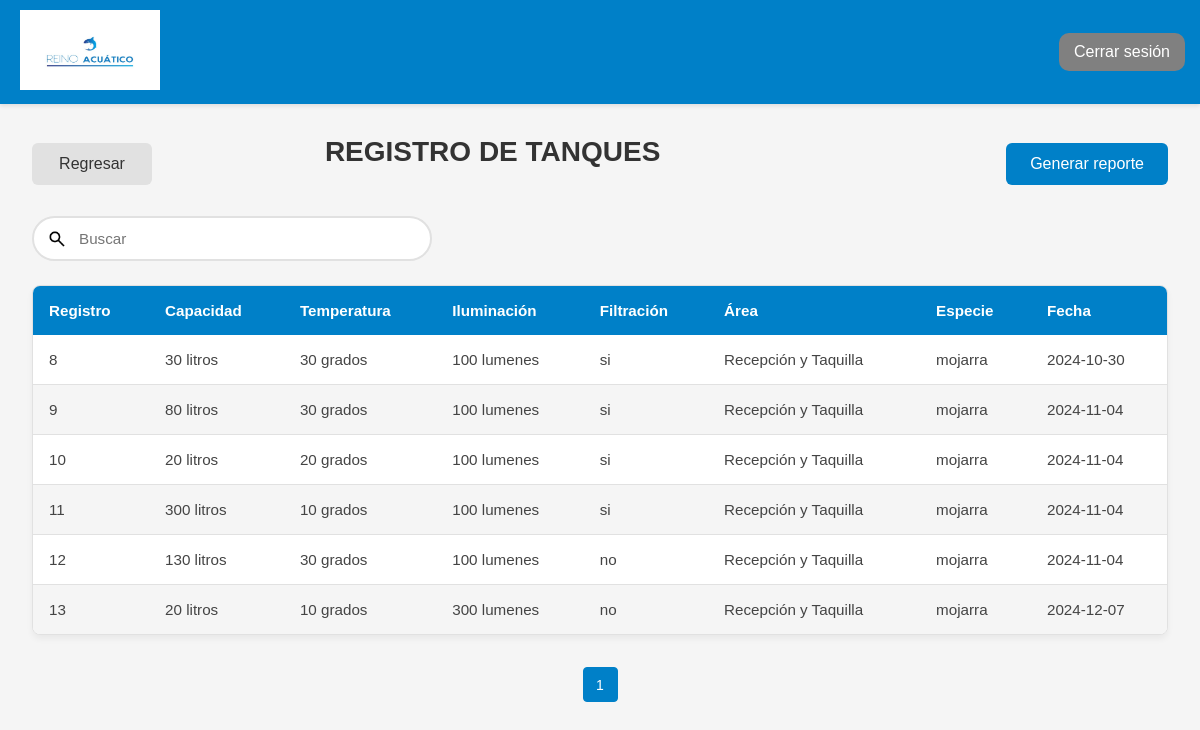
The app's page /views/tabla_tanques.php (signed in) with its own data.
### tables this page shows
CREATE TABLE `tanque` (
  `pk_tanque` smallint(6) NOT NULL,
  `capacidad` text NOT NULL,
  `temperatura` text NOT NULL,
  `iluminacion` text NOT NULL,
  `filtracion` text NOT NULL,
  `fk_area` smallint(6) NOT NULL,
  `fk_especie` smallint(6) NOT NULL,
  `fecha` date NOT NULL
);

CREATE TABLE `area` (
  `pk_area` smallint(6) NOT NULL,
  `nombre` varchar(45) NOT NULL,
  `zona` varchar(100) NOT NULL,
  `lugar` varchar(150) NOT NULL,
  `piso` smallint(6) NOT NULL
);

CREATE TABLE `especie` (
  `pk_especie` smallint(6) NOT NULL,
  `nombre` varchar(50) NOT NULL,
  `descripcion` text DEFAULT NULL,
  `habitad` text NOT NULL,
  `temperatura` varchar(30) NOT NULL,
  `cuidados` text NOT NULL,
  `img_especie` text DEFAULT NULL,
  `fk_tipo_especie` smallint(6) NOT NULL,
  `fk_alimento` smallint(11) NOT NULL
);

### Class/clase_conexion.php (called while the page is built, shortened)
<?php
class Conexion {
    public static function conectar() {
        $servidor = "localhost";
        $usuario = "root";
        $contraseña = "";
        $nom_base_datos = "ges_acuario5";
        $conectar = new mysqli($servidor, $usuario, $contraseña, $nom_base_datos);
        return $conectar;
    }
}
?>

### views/tabla_tanques.php (the view, shortened to what this page needs)
<?php
include '../functions/tanque.php';
$tanque = new Tanque();
$pagina = isset($_GET['pagina']) ? (int)$_GET['pagina'] : 1;
$porPagina = 30;
if (isset($_GET['busqueda']) && !empty($_GET['busqueda'])) {
    $busqueda = $_GET['busqueda'];
    $resultado = $tanque->buscar_tanques($busqueda, $pagina, $porPagina);
} else {
    $resultado = $tanque->obtener_tanques_paginado($pagina, $porPagina);
}
?>
<!DOCTYPE html>
<html lang="es">
<head>
    <link rel="stylesheet" href="../Styles/tabla.css">
</head>
<body>
    <?php include("layout/header.php") ?>
    <div class="contenido">
        <div class="tabla">
            <div class="controles">
                <a onclick="window.location.href='panel.php'" class="btn">Regresar</a>
                <h2>REGISTRO DE TANQUES </h2><br>
                <div>
                    <a href="../fpdf/reporte_tanques.php" target="_blank" class="generar-reporte">Generar reporte</a>
                </div>
            </div>
            <form method="get" action="" class="buscador">
                <div class="search-content">
                    <input type="text" name="busqueda" id="busqueda"
                           value="<?php echo isset($_GET['busqueda']) ? htmlspecialchars($_GET['busqueda']) : ''; ?>"
                           placeholder="Buscar" class="input" onkeyup="buscarTanque()">
                </div>
            </form>
            <table>
                <thead>
                    <tr>
                        <th>Registro</th>
                        <th>Capacidad</th>
                        <th>Temperatura</th>
                        <th>Iluminación</th>
                        <th>Filtración</th>
                        <th>Área</th>
                        <th>Especie</th>
                        <th>Fecha</th>
                    </tr>
                </thead>
                <tbody id="tabla-resultados">
                    <?php if (!empty($resultado['datos'])): ?>
                        <?php foreach ($resultado['datos'] as $tanque): ?>
                            <tr>
                                <td><?php echo htmlspecialchars($tanque['pk_tanque']); ?></td>
                                <td><?php echo htmlspecialchars($tanque['capacidad']); ?></td>
                                <td><?php echo htmlspecialchars($tanque['temperatura']); ?></td>
                                <td><?php echo htmlspecialchars($tanque['iluminacion']); ?></td>
                                <td><?php echo htmlspecialchars($tanque['filtracion']); ?></td>
                                <td><?php echo htmlspecialchars($tanque['nombre_area']); ?></td>
                                <td><?php echo htmlspecialchars($tanque['nombre_especie']); ?></td>
                                <td><?php echo htmlspecialchars($tanque['fecha']); ?></td>
                            </tr>
                        <?php endforeach; ?>
                    <?php else: ?>
                        <tr>
                            <td colspan="8" style="text-align: center;">No hay tanques registrados.</td>
                        </tr>
                    <?php endif; ?>
                </tbody>
            </table>
            <?php
            $busqueda = isset($_GET['busqueda']) ? $_GET['busqueda'] : '';
            echo generarPaginacionTanques($resultado['totalPaginas'], $resultado['paginaActual'], $busqueda);
            ?>
        </div>
    </div>
</body>
</html>

### Styles/tabla.css (style rules this page uses)
* { margin: 0; padding: 0; box-sizing: border-box; font-family: 'Segoe UI', Tahoma, Geneva, Verdana, sans-serif; }
body { background-color: #f5f5f5; min-height: 100vh; }
.contenido { display: flex; min-height: calc(100vh - 100px); }
.tabla { flex: 1; padding: 2rem; margin: 0; width: auto; }
.tabla h2 { color: #333; margin-bottom: 1.5rem; font-size: 1.75rem; }
.controles { display: flex; justify-content: space-between; align-items: center; margin-bottom: 1.5rem; }
.generar-reporte { background-color: #0080c8; color: white; padding: 0.75rem 1.5rem; border-radius: 6px; text-decoration: none; transition: all 0.3s ease; display: inline-flex; align-items: center; gap: 0.5rem; }
.buscador { margin-bottom: 1.5rem; }
.search-content { position: relative; width: 100%; }
.input { width: 100%; max-width: 400px; padding: 12px 20px 12px 45px; border: 2px solid #e1e1e1; border-radius: 100px; font-size: 0.95rem; transition: all 0.3s ease; background-color: white; }
table { width: 100%; background-color: white; border-radius: 8px; overflow: hidden; border: 1px solid #e1e1e1; border-collapse: separate; border-spacing: 0; box-shadow: 0 4px 6px rgba(0,0,0,0.05); }
thead { background-color: #0080c8; }
th { color: white; font-weight: 600; padding: 1rem; text-align: left; font-size: 0.95rem; border: none; }
td { padding: 1rem; border-bottom: 1px solid #e1e1e1; color: #444; font-size: 0.95rem; text-align: left; }
tr:last-child td { border-bottom: none; }
table tr:nth-child(even) { background-color: whitesmoke; }
.btn { padding: 12px 24px; border: none; border-radius: 6px; font-size: 1rem; font-weight: 500; cursor: pointer; transition: all 0.3s ease; text-decoration: none; display: inline-flex; align-items: center; justify-content: center; min-width: 120px; background-color: #e1e1e1; color: #333; }

### views/layout/header.php (style rules this page uses)
* { margin: 0; padding: 0; box-sizing: border-box; font-family: 'Heebo', Arial, Helvetica, 'Nimbus Sans L', sans-serif; ; }

### records on screen
tanque: pk_tanque "8", capacidad "30 litros", temperatura "30 grados", iluminacion "100 lumenes", filtracion "si", fk_area.nombre "Recepción y Taquilla", fk_especie.nombre "mojarra", fecha "2024-10-30"
tanque: pk_tanque "9", capacidad "80 litros", temperatura "30 grados", iluminacion "100 lumenes", filtracion "si", fk_area.nombre "Recepción y Taquilla", fk_especie.nombre "mojarra", fecha "2024-11-04"
tanque: pk_tanque "10", capacidad "20 litros", temperatura "20 grados", iluminacion "100 lumenes", filtracion "si", fk_area.nombre "Recepción y Taquilla", fk_especie.nombre "mojarra", fecha "2024-11-04"
tanque: pk_tanque "11", capacidad "300 litros", temperatura "10 grados", iluminacion "100 lumenes", filtracion "si", fk_area.nombre "Recepción y Taquilla", fk_especie.nombre "mojarra", fecha "2024-11-04"
tanque: pk_tanque "12", capacidad "130 litros", temperatura "30 grados", iluminacion "100 lumenes", filtracion "no", fk_area.nombre "Recepción y Taquilla", fk_especie.nombre "mojarra", fecha "2024-11-04"
tanque: pk_tanque "13", capacidad "20 litros", temperatura "10 grados", iluminacion "300 lumenes", filtracion "no", fk_area.nombre "Recepción y Taquilla", fk_especie.nombre "mojarra", fecha "2024-12-07"
